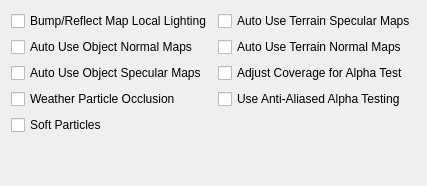
           <widget class="QWidget" name="shadersTab">
            <attribute name="title">
             <string>Shaders</string>
            </attribute>
            <layout class="QHBoxLayout" name="horizontalShadersLayout">
             <item>
              <layout class="QGridLayout" name="shaderLayout">
               <item row="0" column="0">
                <layout class="QGridLayout" name="shadersLayout" columnstretch="0,0">
                 <item row="1" column="0">
                  <widget class="QCheckBox" name="autoUseObjectNormalMapsCheckBox">
                   <property name="toolTip">
                    <string>&lt;html&gt;&lt;head/&gt;&lt;body&gt;&lt;p&gt;If this option is enabled, normal maps are automatically recognized and used if they are named appropriately
                  (see 'normal map pattern', e.g. for a base texture foo.dds, the normal map texture would have to be named foo_n.dds).
                  If this option is disabled, normal maps are only used if they are explicitly listed within the mesh file (.nif or .osg file). Affects objects.&lt;/p&gt;&lt;/body&gt;&lt;/html&gt;</string>
                   </property>
                   <property name="text">
                    <string>Auto Use Object Normal Maps</string>
                   </property>
                  </widget>
                 </item>
                 <item row="6" column="0">
                  <widget class="QCheckBox" name="softParticlesCheckBox">
                   <property name="toolTip">
                    <string>&lt;html&gt;&lt;head/&gt;&lt;body&gt;&lt;p&gt;Enables soft particles for particle effects. This technique softens the intersection between individual particles and other opaque geometry by blending between them.&lt;/p&gt;&lt;/body&gt;&lt;/html&gt;</string>
                   </property>
                   <property name="text">
                    <string>Soft Particles</string>
                   </property>
                  </widget>
                 </item>
                 <item row="3" column="0">
                  <widget class="QCheckBox" name="autoUseObjectSpecularMapsCheckBox">
                   <property name="toolTip">
                    <string>&lt;html&gt;&lt;head/&gt;&lt;body&gt;&lt;p&gt;If this option is enabled, specular maps are automatically recognized and used if they are named appropriately
                  (see 'specular map pattern', e.g. for a base texture foo.dds,
                  the specular map texture would have to be named foo_spec.dds).
                  If this option is disabled, normal maps are only used if they are explicitly listed within the mesh file
                  (.osg file, not supported in .nif files). Affects objects.&lt;/p&gt;&lt;/body&gt;&lt;/html&gt;</string>
                   </property>
                   <property name="text">
                    <string>Auto Use Object Specular Maps</string>
                   </property>
                  </widget>
                 </item>
                 <item row="1" column="1">
                  <widget class="QCheckBox" name="autoUseTerrainNormalMapsCheckBox">
                   <property name="toolTip">
                    <string>&lt;html&gt;&lt;head/&gt;&lt;body&gt;&lt;p&gt;See 'auto use object normal maps'. Affects terrain.&lt;/p&gt;&lt;/body&gt;&lt;/html&gt;</string>
                   </property>
                   <property name="text">
                    <string>Auto Use Terrain Normal Maps</string>
                   </property>
                  </widget>
                 </item>
                 <item row="8" column="1">
                  <spacer name="verticalSpacer_12">
                   <property name="orientation">
                    <enum>Qt::Vertical</enum>
                   </property>
                   <property name="sizeHint" stdset="0">
                    <size>
                     <width>20</width>
                     <height>40</height>
                    </size>
                   </property>
                  </spacer>
                 </item>
                 <item row="0" column="1">
                  <widget class="QCheckBox" name="autoUseTerrainSpecularMapsCheckBox">
                   <property name="toolTip">
                    <string>&lt;html&gt;&lt;head/&gt;&lt;body&gt;&lt;p&gt;If a file with pattern 'terrain specular map pattern' exists, use that file as a 'diffuse specular' map. The texture must contain the layer colour in the RGB channel (as usual), and a specular multiplier in the alpha channel.&lt;/p&gt;&lt;/body&gt;&lt;/html&gt;</string>
                   </property>
                   <property name="text">
                    <string>Auto Use Terrain Specular Maps</string>
                   </property>
                  </widget>
                 </item>
                 <item row="3" column="1">
                  <widget class="QCheckBox" name="adjustCoverageForAlphaTestCheckBox">
                   <property name="toolTip">
                    <string>&lt;html&gt;&lt;head/&gt;&lt;body&gt;&lt;p&gt;Simulate coverage-preserving mipmaps to prevent alpha-tested meshes shrinking as they get further away. Will cause meshes whose textures have coverage-preserving mipmaps to grow, though, so refer to mod installation instructions for how to set this.&lt;/p&gt;&lt;/body&gt;&lt;/html&gt;</string>
                   </property>
                   <property name="text">
                    <string>Adjust Coverage for Alpha Test</string>
                   </property>
                  </widget>
                 </item>
                 <item row="4" column="1">
                  <widget class="QCheckBox" name="antialiasAlphaTestCheckBox">
                   <property name="toolTip">
                    <string>&lt;html&gt;&lt;head/&gt;&lt;body&gt;&lt;p&gt;Allows MSAA to work with alpha-tested meshes, producing better-looking edges without pixelation. Can negatively impact performance.&lt;/p&gt;&lt;/body&gt;&lt;/html&gt;</string>
                   </property>
                   <property name="text">
                    <string>Use Anti-Aliased Alpha Testing</string>
                   </property>
                  </widget>
                 </item>
                 <item row="0" column="0">
                  <widget class="QCheckBox" name="bumpMapLocalLightingCheckBox">
                   <property name="toolTip">
                    <string>&lt;html&gt;&lt;head/&gt;&lt;body&gt;&lt;p&gt;Normally environment map reflections aren't affected by lighting, which makes environment-mapped (and thus bump-mapped objects) glow in the dark.
                  Morrowind Code Patch includes an option to remedy that by doing environment-mapping before applying lighting, this is the equivalent of that option.
                  &lt;/p&gt;&lt;/body&gt;&lt;/html&gt;</string>
                   </property>
                   <property name="text">
                    <string>Bump/Reflect Map Local Lighting</string>
                   </property>
                  </widget>
                 </item>
                 <item row="4" column="0">
                  <widget class="QCheckBox" name="weatherParticleOcclusionCheckBox">
                   <property name="toolTip">
                    <string>&lt;html&gt;&lt;head/&gt;&lt;body&gt;&lt;p&gt;EXPERIMENTAL: Stop rain and snow from falling through overhangs and roofs.&lt;/p&gt;&lt;/body&gt;&lt;/html&gt;</string>
                   </property>
                   <property name="text">
                    <string>Weather Particle Occlusion</string>
                   </property>
                  </widget>
                 </item>
                </layout>
               </item>
              </layout>
             </item>
            </layout>
           </widget>
